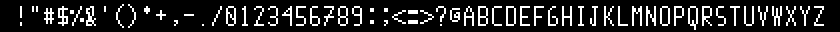
#> input picture image_conversion/challenge_2/alphabet.png, 420 x 16 px (shown 2 times larger)
$ python 2_time_file_generator.py
#> lines starting #> are read from the running program, lines starting #| are printed output that depends on the picture; after the words box and inside, x2 and y2 are one past the last pixel; in counts of white or black regions, pixels touching at a corner belong together
#!/usr/bin/env python3

"""
- Lire l'image alphabet.png
- NB colonnes = largeur image
- NB lignes = hauteur image
- Initialiser une matrice vide encoding_image en fonction de la taille de l'image
- Pour chaque ligne, chaque colonne, lire le pixel associé
- Si c'est noir, mettre 0, si c'est blanc, mettre 1
- Générer un fichier encoding.h

"""

#!/usr/bin/env python3
from PIL import Image
import os

# === CONFIG ===
IMAGE_FILE = "alphabet.png"
OUTPUT_FILE = "encoding.h"

def pixel_to_led(value):
    return "1" if value > 128 else "0"   # blanc → 1, noir → 0

# === LOAD IMAGE ===
im = Image.open(IMAGE_FILE).convert("L")
#> im: PIL image 420x16 L; 14.6% white in thin lines or dots, all inside (x1, y1, x2, y2) = (10, 2, 412, 15)
im = im.transpose(Image.FLIP_TOP_BOTTOM)
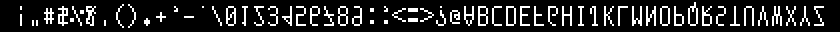
#> im: PIL image 420x16 L (shown 2 times larger); 14.6% white in thin lines or dots, all inside (x1, y1, x2, y2) = (10, 1, 412, 14)
height, width = im.size
#> height = 420; width = 16
pixels = im.load()

# === BUILD MATRIX ===
display_matrix = []

for y in range(height):          # ligne = LED MSB → LSB (haut → bas)
    row = []
    for x in range(width):       # colonne = défilement POV
        row.append(pixel_to_led(pixels[y, x]))
    display_matrix.append(row)
#> after the loop, display_matrix = 420 items

# === WRITE encoding.h ===
FINAL_RES = width
#> FINAL_RES = 16
matrix_name = "alphabet"

with open(OUTPUT_FILE, "w") as f:

    # HEADER
    f.write(
        f"#ifndef __ALPHABET_H__\n"
        f"#define __ALPHABET_H__\n"
        f"#include \"constants.h\"\n"
        f"#include <avr/io.h>\n\n"
        f"#define TOTAL_SIZE {height}\n\n"
    )

    # MATRIX
    f.write(f"const uint16_t {matrix_name}[TOTAL_SIZE] PROGMEM = " + "{ \n")

    for idx, row in enumerate(display_matrix):
        row_str = "".join(row)
        f.write(f"  0b{row_str}")
        if idx < len(display_matrix) - 1:
            f.write(",\n")

    f.write("\n};\n\n")

    # FOOTER
    f.write(f"#endif //  __ALPHABET_H__\n")

print(f"OK → {OUTPUT_FILE} generated.")
